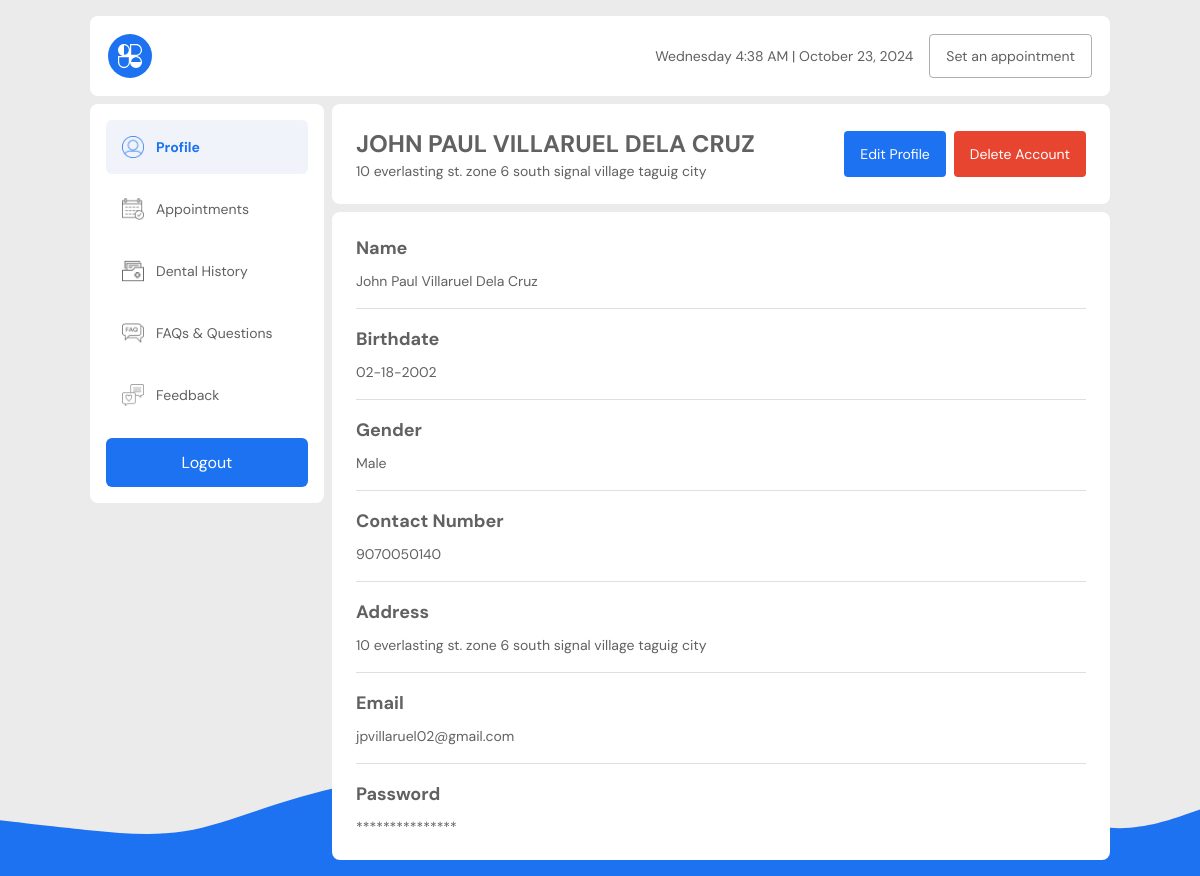
The page /user_pages/profile.php (signed in) on the database as committed earlier.
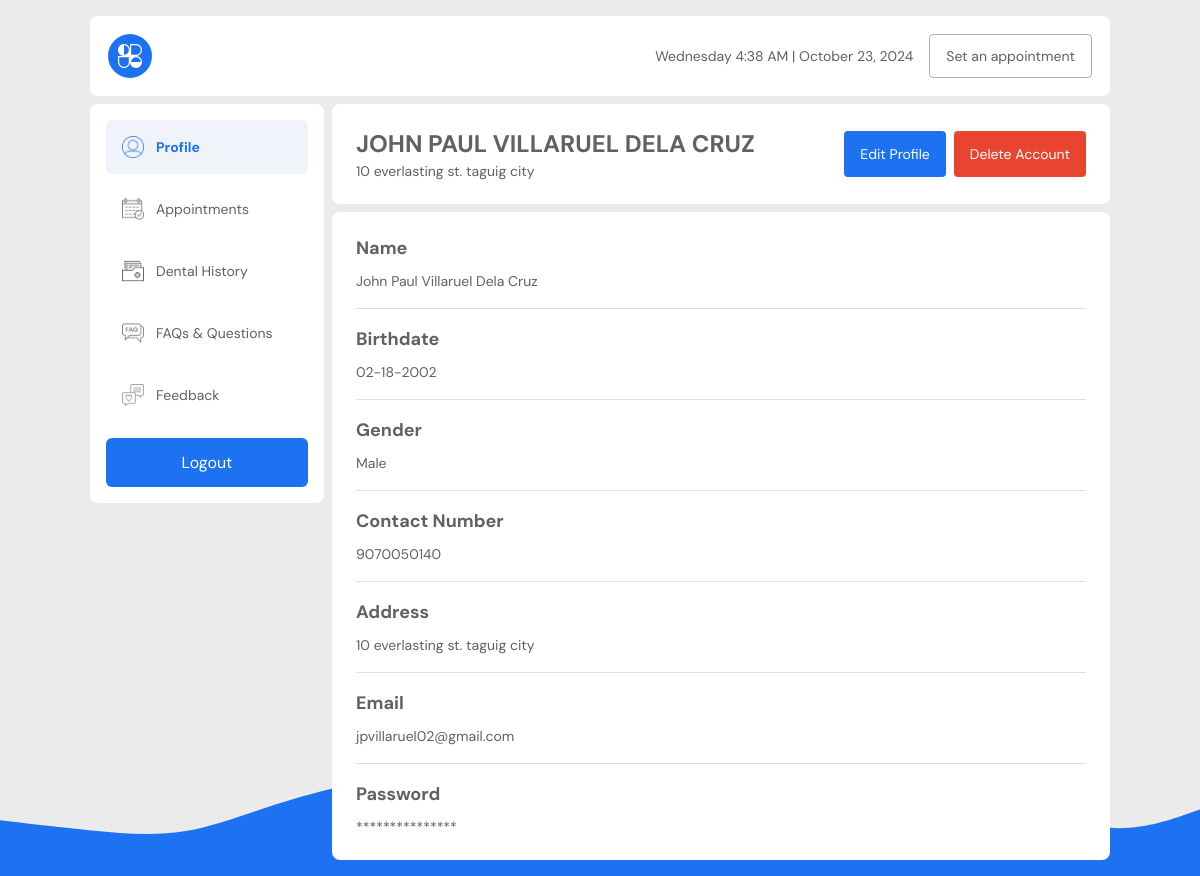
The same page on the database as committed later.
### tables this page shows
CREATE TABLE `users` (
  `user_id` varchar(100) NOT NULL,
  `first_name` varchar(255) NOT NULL,
  `middle_name` varchar(255) NOT NULL,
  `last_name` varchar(255) NOT NULL,
  `suffix` varchar(100) NOT NULL,
  `birthdate` date NOT NULL,
  `gender` set('male','female') DEFAULT NULL,
  `email` varchar(255) NOT NULL,
  `contact` varchar(11) NOT NULL,
  `address` varchar(255) DEFAULT NULL,
  `pass` varchar(255) NOT NULL,
  `label` varchar(100) NOT NULL,
  `account_activation_hash` varchar(64) DEFAULT NULL,
  `created_at` timestamp NOT NULL DEFAULT current_timestamp() ON UPDATE current_timestamp()
);

### user_pages/profile.php (the view, shortened to what this page needs)
<?php
require_once '../includes/dbh.inc.php';
$user_id = $_SESSION['user_id'];
$user_query = "SELECT * FROM users WHERE user_id = ?";
$stmt = $conn->prepare($user_query); $stmt->bind_param("s", $user_id);
$stmt->execute(); $result = $stmt->get_result(); ?>
<!DOCTYPE html>
<html lang="en">
  <head>
    <link rel="stylesheet" href="../src/dist/styles.css" />
  </head>
  <body class="user__page">
    <main class="user__main">
      <?php include('includes/nav.php'); ?>
      <section class="user-contents">
        <?php include('includes/sidenav.php'); ?>
        <?php if($row= $result->fetch_assoc() ) { ?>
        <div class="user-profile">
          <div class="user-profile__header">
            <div class="user-profile__info">
              <h1 class="user-profile__name"><?php echo $row["first_name"] ." ". $row["middle_name"] ." ". $row["last_name"] ." ". $row["suffix"] ?></h1>
              <p class="user-profile__address">
                <?php if(strlen($row["address"])===0) { ?>
                  No Address
                  <?php }else {
                    echo $row["address"];
                  } ?>
              </p>
            </div>
            <div class="user-profile__actions">
              <button class="user-profile__edit-btn" id="edit-btn">
                <a href="includes/edit_profile.php">
                  Edit Profile
                </a>
              </button>
              <button class="user-profile__delete-btn" id="delete-btn">
                Delete Account
              </button>
            </div>
          </div>
          <ul class="user-profile__details">
            <li class="user-profile__detail-item">
              <p class="user-profile__detail-label">Name</p>
              <p class="user-profile__detail-value"><?php echo $row["first_name"] ." ". $row["middle_name"] ." ". $row["last_name"] ." ". $row["suffix"] ?></p>
            </li>
            <li class="user-profile__detail-item">
              <p class="user-profile__detail-label">Birthdate</p>
                <?php
                    $date = DateTime::createFromFormat('Y-m-d', $row['birthdate']);
                    $formattedBirthDate = $date->format('m-d-Y');
                ?>
              <p class="user-profile__detail-value">
              <?php if($row['birthdate'] === "0000-00-00"){?>
                  N/a
                  <?php } else{
                    echo $formattedBirthDate;
                  }?>
              </p>
            </li>
            <li class="user-profile__detail-item">
              <p class="user-profile__detail-label">Gender</p>
              <p class="user-profile__detail-value">
              <?php if(strlen($row["gender"])===0) { ?>
                  N/a
                  <?php }else {
                    echo ucfirst($row["gender"]);
                  } ?>
              </p>
            </li>
            <li class="user-profile__detail-item">
              <p class="user-profile__detail-label">Contact Number</p>
              <p class="user-profile__detail-value"><?php echo $row["contact"]; ?></p>
            </li>
            <li class="user-profile__detail-item">
              <p class="user-profile__detail-label">Address</p>
              <p class="user-profile__detail-value">
                 <?php if(strlen($row["address"])===0) { ?>
                  No Address
                  <?php }else {
                    echo $row["address"];
                  } ?>
              </p>
            </li>
            <li class="user-profile__detail-item">
              <p class="user-profile__detail-label">Email</p>
              <p class="user-profile__detail-value"><?php echo $row["email"]; ?></p>
            </li>
            <li class="user-profile__detail-item">
              <p class="user-profile__detail-label">Password</p>
              <p class="user-profile__detail-value">***************</p>
            </li>
          </ul>
        </div>
        <?php } ?>
      </section>
    </main>
  </body>
</html>

### user_pages/includes/nav.php (shortened to what this page needs)
<nav class="account__header user-header">
  <div class="header__content">
    <div class="header__date">Monday 9:34 AM | September 9, 2024</div>
    <button class="header__button button--appointment">
      <a href="../user_pages/appointment_form_page.php">
        Set an appointment
      </a>
    </button>
  </div>
</nav>

### user_pages/includes/sidenav.php
<?php
  $current_page = basename($_SERVER['PHP_SELF']);
?>
<aside class="aside__sidebar">
  <ul>
    <li <?php echo ($current_page == 'profile.php') ? 'class="active__link"' : ''; ?>>
      <a href="../user_pages/profile.php">
        <img
          src="../assets/icons/user_account/<?php echo ($current_page == 'profile.php') ? 'profile-icon-active.png' : 'profile.png'; ?>"
          alt="" style="width: 1.375rem; height: 1.375rem" />Profile</a>
    </li>
    <li
      <?php echo ($current_page == 'appointment_page.php' || $current_page == 'appointment_form_page.php') ? 'class="active__link"' : ''; ?>>
      <a href="../user_pages/appointment_page.php">
        <img
          src="../assets/icons/user_account/<?php echo ($current_page == 'appointment_page.php' || $current_page == 'appointment_form_page.php') ? 'appointments-icon-active.png' : 'appointments.png'; ?>"
          alt="" style="width: 1.375rem; height: 1.375rem" />Appointments</a>
    </li>
    <li <?php echo ($current_page == 'dental_history.php') ? 'class="active__link"' : ''; ?>>
      <a href="../user_pages/dental_history.php">
        <img
          src="../assets/icons/user_account/<?php echo ($current_page == 'dental_history.php') ? 'dental-icon-active.png' : 'dental-history.png'; ?>"
          alt="" style="width: 1.375rem; height: 1.375rem" />Dental
        History</a>
    </li>
    <li <?php echo ($current_page == 'faqs_questions.php') ? 'class="active__link"' : ''; ?>>
      <a href="../user_pages/faqs_questions.php">
        <img
          src="../assets/icons/user_account/<?php echo ($current_page == 'faqs_questions.php') ? 'faqs-and-questions-icon-active.png' : 'faqs-and-questions.png'; ?>"
          alt="" style="width: 1.375rem; height: 1.375rem" />FAQs &
        Questions</a>
    </li>
    <li <?php echo ($current_page == 'feedback.php') ? 'class="active__link"' : ''; ?>>
      <a href="../user_pages/feedback.php">
        <img
          src="../assets/icons/user_account/<?php echo ($current_page == 'feedback.php') ? 'feedback-icon-active.png' : 'feedback.png'; ?>"
          alt="" style="width: 1.375rem; height: 1.375rem" />Feedback</a>
    </li>
  </ul>
  <button id="logout_button" <?php echo ($current_page == '../includes/logout.php') ? 'class="active__link"' : ''; ?>><a
        href="../includes/logout.php" class="logout__button">Logout</a></button>
</aside>

Rows that differ between the two databases and show on the page:
changed users "JOHN PAUL": address "10 everlasting st. zone 6 south signal village taguig city" → "10 everlasting st. taguig city"
